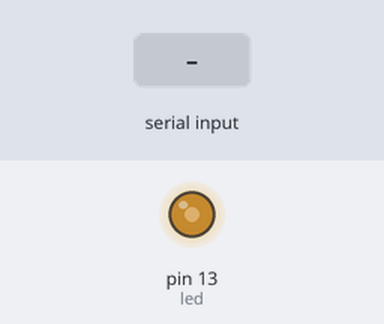
This sketch was run on a simulated Arduino Uno, built with avr-gcc and run on an emulated ATmega328P. Shown: output pins drawn as LEDs (lit = HIGH). The inputs (shaded band) are chosen by the test bench.

Above: at 11.8 s.
11.9 s: "$\n" received over Serial
At 13.1 s:
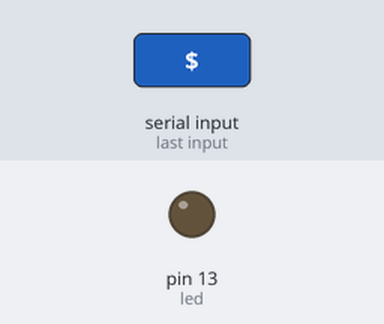
At 25.1 s:
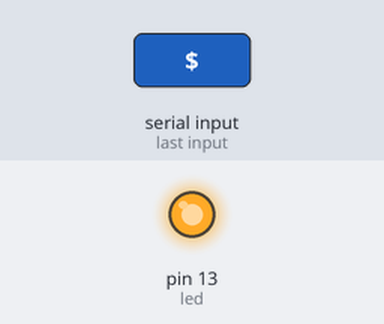
Timing chart, 0 to 25.5 s (numbered marks = the images above; inputs shaded):
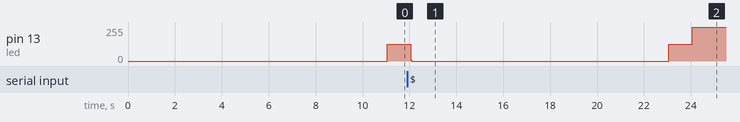

The sketch:

gps.ino
```cpp
#include <SoftwareSerial.h>

#define led 13

unsigned long time = 0;
unsigned long last_time = 0;
bool flag_tiempo_muestreo;
unsigned long counter = 0;

char cadena[100];

String tramaSerial;

//
String sub_trama = "";
String trama_a_enviar = "";

void setup() {

  pinMode(led, OUTPUT);

  Serial.begin(9600);
}

void loop() {
  calcularTiempo();
  if (flag_tiempo_muestreo) {
    digitalWrite(led, !digitalRead(led));

    while (Serial.available() > 0) {
      char caracter = Serial.read();
      if (caracter == '$') {
        analizarTrama();
        tramaSerial = "$";
      } else if (caracter == '\n') {
      } else {
        tramaSerial += caracter;
      }
    }
    if (counter > 11) {
      counter = 0;
      flag_tiempo_muestreo = false;
    }
  }
}

void calcularTiempo() {
  time = millis();
  if ((time - last_time) > 1000) {
    last_time = time;
    counter++;
    if (counter > 10) {
      flag_tiempo_muestreo = true;
    }
  }
}

void analizarTrama() {
  if (tramaSerial[0] == '$' && tramaSerial[1] == 'G' && tramaSerial[2] == 'N' && tramaSerial[3] == 'R' && tramaSerial[4] == 'M' && tramaSerial[5] == 'C') {
    trama_a_enviar = tramaSerial;
    Serial.println(trama_a_enviar);
  }
}
```
